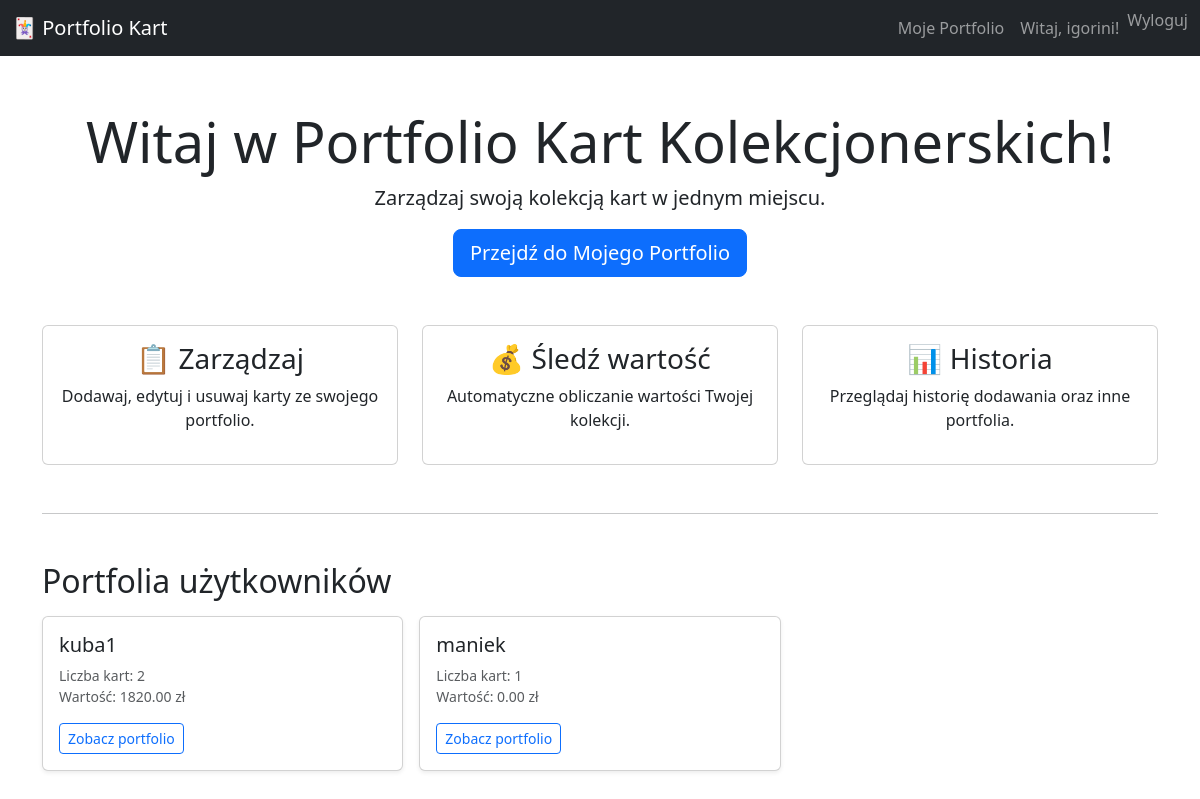
Screenshot of / (signed in) with the database file from the repository.
### portfolio/models.py (models this page shows, shortened)
class Portfolio(models.Model):
    user = models.OneToOneField(User, on_delete=models.CASCADE, related_name='portfolio')
    created_at = models.DateTimeField(auto_now_add=True)

### portfolio/views.py (the view)
# urls.py: path('', views.home, name='home'),
def home(request):
    qs = Portfolio.objects.select_related('user').annotate(
        cards_count=Count('card_instances'),
        total_value_annot=Coalesce(
            Sum('card_instances__price'),
            Value(0),
            output_field=models.DecimalField(max_digits=10, decimal_places=2),
        )
    ).order_by('user__username')
    if request.user.is_authenticated:
        qs = qs.exclude(user=request.user)
    return render(request, 'portfolio/home.html', {'public_portfolios': qs})

### portfolio/templates/portfolio/home.html (shortened to what this page needs)
{% extends 'portfolio/base.html' %}
{% block content %}
<div class="text-center my-5">
    <h1 class="display-4">Witaj w Portfolio Kart Kolekcjonerskich!</h1>
    <p class="lead">Zarządzaj swoją kolekcją kart w jednym miejscu.</p>
    {% if user.is_authenticated %}
        <a href="{% url 'portfolio_view' %}" class="btn btn-primary btn-lg">Przejdź do Mojego Portfolio</a>
    {% else %}
        <div class="mt-4">
            <a href="{% url 'register' %}" class="btn btn-success btn-lg me-2">Zarejestruj się</a>
            <a href="{% url 'login' %}" class="btn btn-primary btn-lg">Zaloguj się</a>
        </div>
    {% endif %}
</div>
<div class="row mt-5">
    <div class="col-md-4">
        <div class="card">
            <div class="card-body text-center">
                <h3>📋 Zarządzaj</h3>
                <p>Dodawaj, edytuj i usuwaj karty ze swojego portfolio.</p>
            </div>
        </div>
    </div>
    <div class="col-md-4">
        <div class="card">
            <div class="card-body text-center">
                <h3>💰 Śledź wartość</h3>
                <p>Automatyczne obliczanie wartości Twojej kolekcji.</p>
            </div>
        </div>
    </div>
    <div class="col-md-4">
        <div class="card">
            <div class="card-body text-center">
                <h3>📊 Historia</h3>
                <p>Przeglądaj historię dodawania oraz inne portfolia.</p>
            </div>
        </div>
    </div>
</div>
<hr class="my-5">
<h2 class="mb-3">Portfolia użytkowników</h2>
<div class="row row-cols-1 row-cols-md-3 g-3">
  {% for p in public_portfolios %}
    <div class="col">
      <div class="card h-100 shadow-sm">
        <div class="card-body">
          <h5 class="card-title">{{ p.user.username }}</h5>
          <div class="text-muted small">Liczba kart: {{ p.cards_count }}</div>
          <div class="text-muted small">Wartość: {{ p.total_value_annot|floatformat:2 }} zł</div>
          <a class="btn btn-outline-primary btn-sm mt-3"
             href="{% url 'user_portfolio' p.user.username %}">
            Zobacz portfolio
          </a>
        </div>
      </div>
    </div>
  {% empty %}
    <p class="text-muted">Brak innych portfoliów do wyświetlenia.</p>
  {% endfor %}
</div>
{% endblock %}

### portfolio/templates/portfolio/base.html (shortened to what this page needs)
<!DOCTYPE html>
<html lang="pl">
<head>
    <link href="https://cdn.jsdelivr.net/npm/bootstrap@5.3.0/dist/css/bootstrap.min.css" rel="stylesheet">
</head>
<body>
    <nav class="navbar navbar-expand-lg navbar-dark bg-dark fixed-top">
        <div class="container-fluid">
            <a class="navbar-brand" href="/">🃏 Portfolio Kart</a>
            <div class="collapse navbar-collapse" id="navbarNav">
                <ul class="navbar-nav ms-auto">
                    {% if user.is_authenticated %}
                        <li class="nav-item">
                            <a class="nav-link" href="{% url 'portfolio_view' %}">Moje Portfolio</a>
                        </li>
                        <li class="nav-item">
                            <span class="nav-link">Witaj, {{ user.username }}!</span>
                        </li>
                        <li class="nav-item">
                            <form method="post" action="{% url 'logout' %}" class="d-inline">
  <button type="submit" class="nav-link btn btn-link p-0 m-0">
    Wyloguj
  </button>
</form>
                        </li>
                    {% endif %}
                </ul>
            </div>
        </div>
    </nav>
    <div class="container mt-4">
        {% block content %}
        {% endblock %}
    </div>
</body>
</html>

### portfolio/templates/portfolio/base.html (style rules this page uses)
body { padding-top: 60px; }

### rows the page displays
Portfolio: user.username "kuba1", cards_count "2", total_value_annot "1820.00"
Portfolio: user.username "maniek", cards_count "1", total_value_annot "0.00"

### other values shown
{{ user.username }} "igorini"
